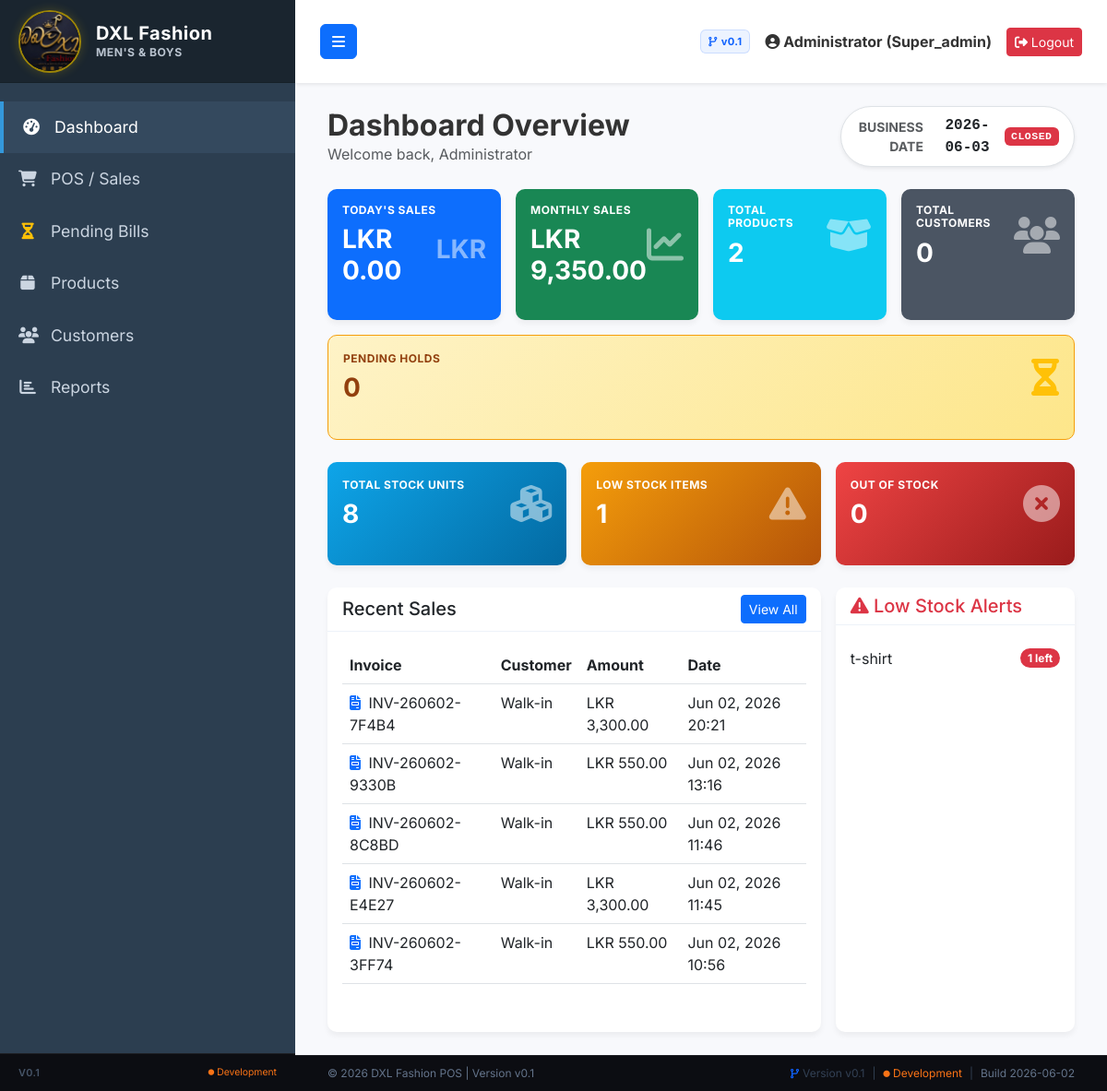
/dashboard.php (signed in), run on the app's committed database.
### tables this page shows
CREATE TABLE `day_end_sessions` (
  `id` int(11) NOT NULL AUTO_INCREMENT,
  `business_date` date NOT NULL,
  `status` enum('open','closed') NOT NULL DEFAULT 'open',
  `opened_at` timestamp NOT NULL DEFAULT current_timestamp(),
  `closed_at` timestamp NULL DEFAULT NULL,
  `opened_by` int(11) DEFAULT NULL,
  `closed_by` int(11) DEFAULT NULL,
  `total_sales` decimal(10,2) NOT NULL DEFAULT 0.00,
  `total_tax` decimal(10,2) NOT NULL DEFAULT 0.00,
  `total_discount` decimal(10,2) NOT NULL DEFAULT 0.00,
  `net_sales` decimal(10,2) NOT NULL DEFAULT 0.00,
  `created_at` timestamp NOT NULL DEFAULT current_timestamp(),
  `total_expenses` decimal(10,2) NOT NULL DEFAULT 0.00,
  `total_purchases` decimal(10,2) NOT NULL DEFAULT 0.00,
  `total_cash_payments` decimal(10,2) NOT NULL DEFAULT 0.00,
  `total_card_payments` decimal(10,2) NOT NULL DEFAULT 0.00,
  `total_pending_bills` int(11) NOT NULL DEFAULT 0,
  `stock_adjustments` int(11) NOT NULL DEFAULT 0,
  `closing_balance` decimal(10,2) NOT NULL DEFAULT 0.00,
  `reopened_by` int(11) DEFAULT NULL,
  `reopened_at` timestamp NULL DEFAULT NULL,
  `reopen_reason` text DEFAULT NULL,
  PRIMARY KEY (`id`),
  UNIQUE KEY `business_date` (`business_date`),
  KEY `fk_des_open_by` (`opened_by`),
  KEY `fk_des_close_by` (`closed_by`),
  KEY `fk_des_reopened_by` (`reopened_by`),
  CONSTRAINT `fk_des_close_by` FOREIGN KEY (`closed_by`) REFERENCES `users` (`id`) ON DELETE SET NULL,
  CONSTRAINT `fk_des_open_by` FOREIGN KEY (`opened_by`) REFERENCES `users` (`id`) ON DELETE SET NULL,
  CONSTRAINT `fk_des_reopened_by` FOREIGN KEY (`reopened_by`) REFERENCES `users` (`id`) ON DELETE SET NULL
);

CREATE TABLE `sales` (
  `id` int(11) NOT NULL AUTO_INCREMENT,
  `invoice_no` varchar(50) NOT NULL,
  `customer_id` int(11) DEFAULT NULL,
  `total_amount` decimal(10,2) NOT NULL DEFAULT 0.00,
  `discount` decimal(10,2) DEFAULT 0.00,
  `tax` decimal(10,2) DEFAULT 0.00,
  `payment_method` varchar(50) DEFAULT 'Cash',
  `card_reference` varchar(4) DEFAULT NULL COMMENT 'Last 4 digits from card machine receipt',
  `paid_amount` decimal(10,2) NOT NULL DEFAULT 0.00,
  `balance` decimal(10,2) NOT NULL DEFAULT 0.00,
  `sale_date` datetime NOT NULL DEFAULT current_timestamp(),
  `created_by` int(11) DEFAULT NULL,
  `print_count` int(11) DEFAULT 1,
  `status` varchar(20) NOT NULL DEFAULT 'COMPLETED',
  `cancelled_at` datetime DEFAULT NULL,
  `cancelled_by` int(11) DEFAULT NULL,
  `cancellation_reason` text DEFAULT NULL,
  PRIMARY KEY (`id`),
  UNIQUE KEY `invoice_no` (`invoice_no`),
  KEY `customer_id` (`customer_id`),
  KEY `created_by` (`created_by`),
  CONSTRAINT `fk_sales_cust` FOREIGN KEY (`customer_id`) REFERENCES `customers` (`id`) ON DELETE SET NULL,
  CONSTRAINT `fk_sales_user` FOREIGN KEY (`created_by`) REFERENCES `users` (`id`) ON DELETE SET NULL
);

CREATE TABLE `products` (
  `id` int(11) NOT NULL AUTO_INCREMENT,
  `category_id` int(11) DEFAULT NULL,
  `brand_id` int(11) DEFAULT NULL,
  `product_name` varchar(255) NOT NULL,
  `barcode` varchar(100) DEFAULT NULL,
  `size` varchar(10) DEFAULT NULL,
  `gender` varchar(20) DEFAULT 'Unisex',
  `color` varchar(50) DEFAULT NULL,
  `purchase_price` decimal(10,2) NOT NULL DEFAULT 0.00,
  `selling_price` decimal(10,2) NOT NULL DEFAULT 0.00,
  `discount_percent` int(11) DEFAULT 0,
  `stock_quantity` int(11) NOT NULL DEFAULT 0,
  `is_featured` tinyint(1) DEFAULT 0,
  `reorder_level` int(11) NOT NULL DEFAULT 5,
  `image` varchar(255) DEFAULT 'default.png',
  `created_at` timestamp NOT NULL DEFAULT current_timestamp(),
  PRIMARY KEY (`id`),
  UNIQUE KEY `barcode` (`barcode`),
  KEY `category_id` (`category_id`),
  KEY `brand_id` (`brand_id`),
  CONSTRAINT `fk_prod_brand` FOREIGN KEY (`brand_id`) REFERENCES `brands` (`id`) ON DELETE SET NULL,
  CONSTRAINT `fk_prod_cat` FOREIGN KEY (`category_id`) REFERENCES `categories` (`id`) ON DELETE SET NULL
);

### dashboard.php (the view, shortened to what the rows shown need)
<?php
require_once 'config/database.php';
require_once 'includes/header.php';
$session_stmt = $pdo->query("SELECT business_date, status FROM day_end_sessions ORDER BY business_date DESC LIMIT 1");
$current_session = $session_stmt->fetch();
$active_business_date = $current_session ? $current_session['business_date'] : date('Y-m-d');
$business_day_status = $current_session ? strtoupper($current_session['status']) : 'OPEN';
$stmt = $pdo->query("
    SELECT s.id, s.invoice_no, s.total_amount, s.sale_date, c.customer_name
    FROM sales s
    LEFT JOIN customers c ON s.customer_id = c.id
    WHERE s.status != 'CANCELLED'
    ORDER BY s.id DESC LIMIT 5
");
$recent_sales = $stmt->fetchAll();
$stmt = $pdo->query("
    SELECT product_name, stock_quantity, reorder_level
    FROM products
    WHERE stock_quantity <= reorder_level
    ORDER BY stock_quantity ASC LIMIT 5
");
$low_stock = $stmt->fetchAll();
?>
<div class="row mb-4 align-items-center">
    <div class="col-md-8 col-sm-12">
        <h2 class="fw-bold m-0">Dashboard Overview</h2>
    </div>
    <div class="col-md-4 col-sm-12 text-md-end mt-3 mt-md-0">
        <div class="d-inline-flex align-items-center bg-white border rounded-pill px-3 py-2 shadow-sm">
            <span class="text-muted small fw-bold me-2">BUSINESS DATE</span>
            <strong class="font-monospace text-dark me-3"><?= htmlspecialchars($active_business_date) ?></strong>
            <span class="badge bg-<?= $business_day_status === 'OPEN' ? 'success' : 'danger' ?> fw-bold font-monospace text-uppercase" style="font-size: 0.72rem; letter-spacing: 0.5px;">
                <?= $business_day_status ?>
            </span>
        </div>
    </div>
</div>
<div class="row g-3">
    <div class="col-md-8">
        <div class="card h-100">
            <div class="card-body">
                <div class="table-responsive">
                    <table class="table table-hover">
                        <thead>
                            <tr>
                                <th>Invoice</th>
                                <th>Customer</th>
                                <th>Amount</th>
                                <th>Date</th>
                            </tr>
                        </thead>
                        <tbody>
                            <?php foreach($recent_sales as $rs): ?>
                            <tr class="sale-row" style="cursor: pointer;" onclick="viewSaleDetail('<?= htmlspecialchars($rs['invoice_no']) ?>')">
                                <td><i class="fas fa-file-invoice text-primary me-1"></i> <?= htmlspecialchars($rs['invoice_no']) ?></td>
                                <td><?= htmlspecialchars($rs['customer_name'] ?? 'Walk-in') ?></td>
                                <td>LKR <?= number_format($rs['total_amount'], 2) ?></td>
                                <td><?= date('M d, Y H:i', strtotime($rs['sale_date'])) ?></td>
                            </tr>
                            <?php endforeach; ?>
                        </tbody>
                    </table>
                </div>
            </div>
        </div>
    </div>
    <div class="col-md-4">
        <div class="card h-100">
            <div class="card-body">
                <ul class="list-group list-group-flush">
                    <?php foreach($low_stock as $ls): ?>
                    <li class="list-group-item d-flex justify-content-between align-items-center px-0">
                        <?= htmlspecialchars($ls['product_name']) ?>
                        <span class="badge bg-danger rounded-pill"><?= $ls['stock_quantity'] ?> left</span>
                    </li>
                    <?php endforeach; ?>
                </ul>
            </div>
        </div>
    </div>
</div>
<?php require_once 'includes/footer.php'; ?>

### data on the page
day_end_sessions: status "CLOSED"
sales: invoice_no "INV-260602-7F4B4", customer_name "Walk-in", total_amount "3,300.00", sale_date "Jun 02, 2026 20:21"
sales: invoice_no "INV-260602-9330B", customer_name "Walk-in", total_amount "550.00", sale_date "Jun 02, 2026 13:16"
sales: invoice_no "INV-260602-8C8BD", customer_name "Walk-in", total_amount "550.00", sale_date "Jun 02, 2026 11:46"
sales: invoice_no "INV-260602-E4E27", customer_name "Walk-in", total_amount "3,300.00", sale_date "Jun 02, 2026 11:45"
sales: invoice_no "INV-260602-3FF74", customer_name "Walk-in", total_amount "550.00", sale_date "Jun 02, 2026 10:56"
products: product_name "t-shirt", stock_quantity "1"

### other printed values
APP_VERSION "V0.1"
APP_ENVIRONMENT "Development"
APP_VERSION "v0.1"
$_SESSION['full_name'] "Administrator"
$_SESSION['role'] "Super_admin"
$today_sales "0.00"
$monthly_sales "9,350.00"
$total_products "2"
$total_customers "0"
$pending_count "0"
$total_stock_units "8"
$low_stock_count "1"
$out_of_stock_count "0"
APP_COPYRIGHT "© 2026 DXL Fashion POS | Version v0.1"
APP_SHORT_VERSION "Version v0.1"
